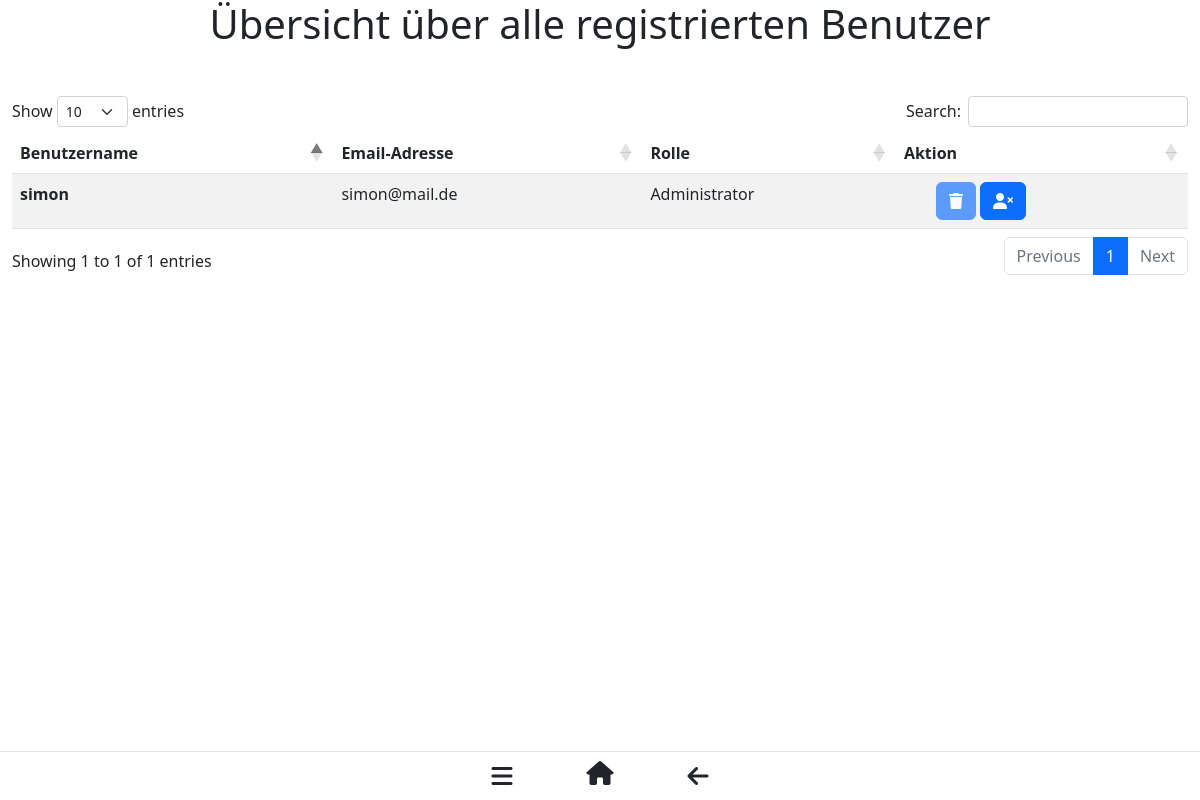
Page /adminbereich (signed in) on the committed database.
### hikerz/db.py (models this page shows, shortened)
class User(db.Model):
    __tablename__ = 'User'
    username = db.Column(db.String(45), primary_key=True)
    emailAdresse = db.Column(db.String(45), nullable=False, unique=True)
    password = db.Column(db.String(45), nullable=False)
    rolle = db.Column(db.Integer(),  nullable=False)
    creatorOfRoute = db.relationship('Route', back_populates='creatorRelationship')
    creatorOfHighlight = db.relationship('Highlight', back_populates='creatorRelationship')
    creatorOfRouteImage = db.relationship('RouteImage', back_populates='creatorRelationship')
    creatorOfReview = db.relationship('Review', back_populates='creatorRelationship')

### hikerz/views.py (the view)
@views.route('/adminbereich')
@login_required
def adminbereich():
    if current_user.rolle != 1:
        abort(401)
    allUsers = User.query.all()
    return render_template("adminArea.html", allUsers=allUsers)

### hikerz/__init__.py (called while the page is built)
@login_manager.user_loader
def user_loader(username):
    return User.query.get(username)

### hikerz/templates/adminArea.html (shortened to what this page needs)
{% extends "base.html" %}
{% block content %}
    <h1 align="center"> Übersicht über alle registrierten Benutzer </h1>
    <p><br></p>
    <table id="example" class="table table-striped" style="width:100%">
        <thead>
            <tr>
                <th scope="col">Benutzername</th>
                <th scope="col">Email-Adresse</th>
                <th scope="col">Rolle</th>
                <th scope="col">Aktion</th>
            </tr>
        </thead>
        <tbody>
            {% for u in allUsers %}
                <tr>
                    <th scope="row">{{ u.username }}</th>
                    <td>{{ u.emailAdresse }}</td>
                    <td>{% if u.rolle == 1 %}
                            Administrator
                        {% endif %}
                    </td>
                    <td>
                        <ul class="list inline m-0">
                            <li class="list-inline-item">
                                {% if u.rolle == 1 %}
                                    <button type="button" class="btn btn-primary" data-bs-toggle="modal" data-bs-target="#myModalFor{{ u.username }}" data-toggle="tooltip" data-placement="top" title="Benutzer löschen" disabled><i class="fa fa-trash"></i></button>
                                {% endif %}
                                {% if u.rolle == 1 %}
                                    <button type="button" class="btn btn-primary" onclick="window.location.href='/benutzerRechteVerringern/{{ u.username }}';" data-toggle="tooltip" data-placement="top" title="Administratorenrechte des Benutzers entfernen"><i class="fa fa-user-times" aria-hidden="true"></i></button>
                                {% endif %}
                            </li>
                        </ul>
                    </td>
                </tr>
            {% endfor %}
        </tbody>
    </table>
{% endblock %}

### hikerz/static/styles.css (style rules this page uses)
:root { --farbe1: #2D5016; --farbe2: #93B7BE; --farbe3: #635255; --farbe4: #DD9787; --farbe5: #FFD4CA; --farbe6: #f2f3dc; }

### rows in the picture
User: username "simon", emailAdresse "simon@mail.de", rolle "Administrator"
